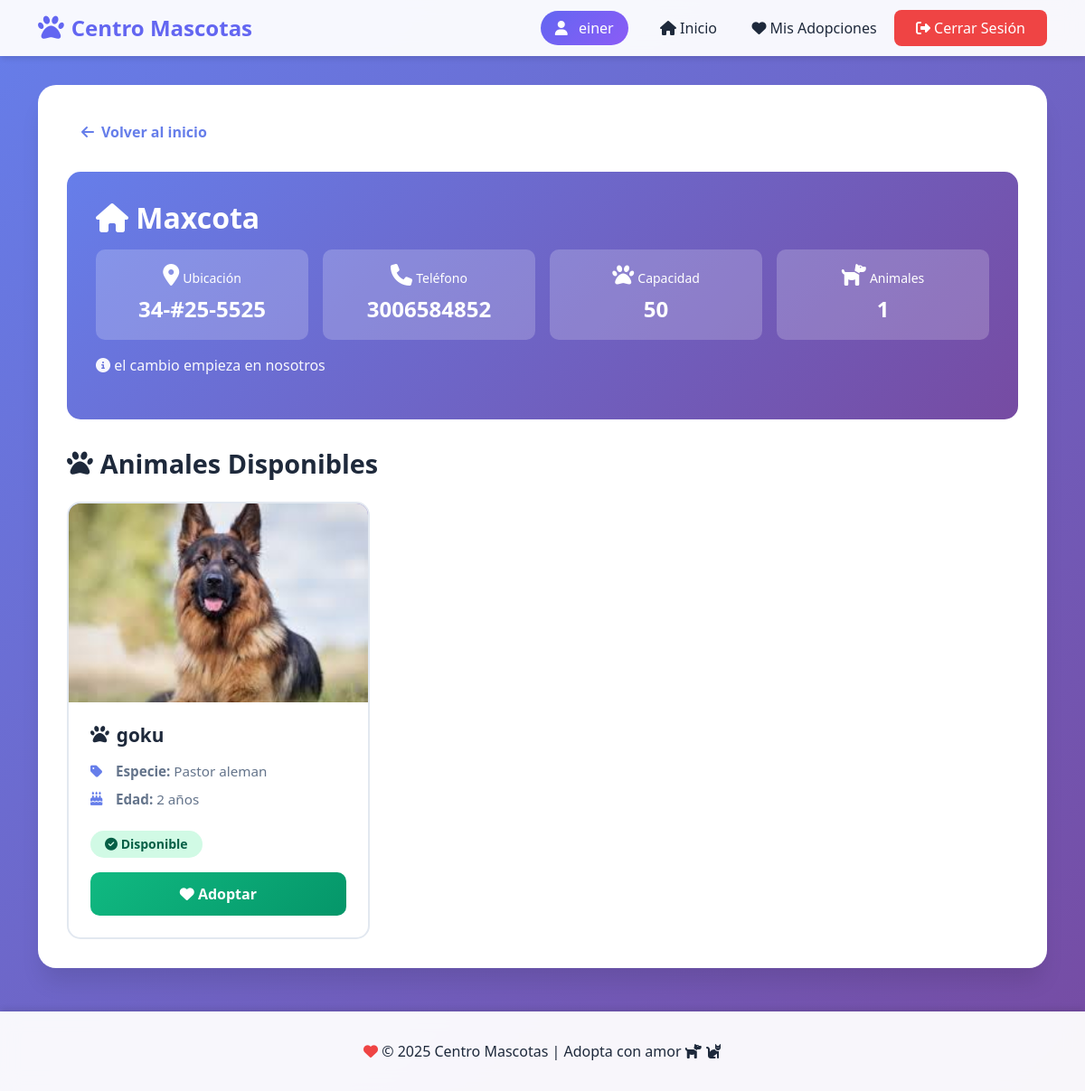
The page /fundacion/2/ (signed in) on the database its author committed.
### core/models.py (models this page shows, shortened)
class Usuario(AbstractUser):
    email = models.EmailField(unique=True)
    telefono = models.CharField(max_length=20, blank=True, null=True)
    direccion = models.CharField(max_length=100, blank=True, null=True)

class Fundacion(models.Model):
    nombre = models.CharField(max_length=100)
    direccion = models.CharField(max_length=200)
    telefono = models.CharField(max_length=20)
    email = models.EmailField(max_length=100)
    descripcion = models.TextField(blank=True, null=True)
    capacidad = models.IntegerField(default=0)

class Mascota(models.Model):
    nombre = models.CharField(max_length=100)
    especie = models.CharField(max_length=50)
    edad = models.IntegerField()
    foto = models.ImageField(upload_to='mascotas/', blank=True, null=True)
    disponible = models.BooleanField(default=True)
    fundacion = models.ForeignKey(Fundacion, on_delete=models.CASCADE)

### core/views.py (the view)
# urls.py: path('fundacion/<int:fundacion_id>/', views.fundacion_detalle, name='fundacion_detalle'),
@login_required
def fundacion_detalle(request, fundacion_id):
    fundacion = get_object_or_404(Fundacion, id=fundacion_id)
    mascotas = Mascota.objects.filter(fundacion=fundacion)
    context = {
        'fundacion': fundacion,
        'mascotas': mascotas,
        'usuario': request.user,
    }
    return render(request, 'core/fundacion_detalle.html', context)

### core/templates/core/fundacion_detalle.html (shortened to what this page needs)
{% extends 'base.html' %}
{% load static %}
{% block content %}
<a href="{% url 'inicio' %}" class="back-link">
    <i class="fas fa-arrow-left"></i> Volver al inicio
</a>
<div class="fundacion-header">
    <h1><i class="fas fa-home"></i> {{ fundacion.nombre }}</h1>
    <div class="fundacion-stats">
        <div class="stat-item">
            <i class="fas fa-map-marker-alt"></i>
            <small>Ubicación</small>
            <strong>{{ fundacion.direccion|truncatewords:3 }}</strong>
        </div>
        <div class="stat-item">
            <i class="fas fa-phone"></i>
            <small>Teléfono</small>
            <strong>{{ fundacion.telefono }}</strong>
        </div>
        <div class="stat-item">
            <i class="fas fa-paw"></i>
            <small>Capacidad</small>
            <strong>{{ fundacion.capacidad }}</strong>
        </div>
        <div class="stat-item">
            <i class="fas fa-dog"></i>
            <small>Animales</small>
            <strong>{{ mascotas.count }}</strong>
        </div>
    </div>
    {% if fundacion.descripcion %}
        <p style="margin-top: 1rem; opacity: 0.95;">
            <i class="fas fa-info-circle"></i> {{ fundacion.descripcion }}
        </p>
    {% endif %}
</div>
<h2 class="section-title">
    <i class="fas fa-paw"></i>
    Animales Disponibles
</h2>
{% if mascotas %}
    <div class="animales-grid">
        {% for mascota in mascotas %}
            <div class="animal-card">
                {% if mascota.foto %}
                    <img src="{{ mascota.foto.url }}" alt="{{ mascota.nombre }}" class="animal-image" onerror="this.onerror=null; this.style.display='none'; this.nextElementSibling.style.display='flex';">
                {% else %}
                    <div class="no-image">
                        <i class="fas fa-paw"></i>
                    </div>
                {% endif %}
                <div class="animal-info">
                    <h3>
                        {% if mascota.especie == 'Perro' %}
                            <i class="fas fa-dog"></i>
                        {% elif mascota.especie == 'Gato' %}
                            <i class="fas fa-cat"></i>
                        {% else %}
                            <i class="fas fa-paw"></i>
                        {% endif %}
                        {{ mascota.nombre }}
                    </h3>
                    <div class="animal-detail">
                        <i class="fas fa-tag"></i>
                        <span><strong>Especie:</strong> {{ mascota.especie }}</span>
                    </div>
                    <div class="animal-detail">
                        <i class="fas fa-birthday-cake"></i>
                        <span><strong>Edad:</strong> {{ mascota.edad }} año{% if mascota.edad != 1 %}s{% endif %}</span>
                    </div>
                    {% if mascota.disponible %}
                        <span class="badge badge-available">
                            <i class="fas fa-check-circle"></i> Disponible
                        </span>
                        <a href="{% url 'adoptar_mascota' mascota.id %}" class="btn-adopt">
                            <i class="fas fa-heart"></i> Adoptar
                        </a>
                    {% else %}
                        <span class="badge badge-adopted">
                            <i class="fas fa-times-circle"></i> Ya Adoptado
                        </span>
                    {% endif %}
                </div>
            </div>
        {% endfor %}
    </div>
{% else %}
    <div class="empty-state">
        <i class="fas fa-paw"></i>
        <p>Esta fundación aún no tiene animales registrados.</p>
    </div>
{% endif %}
{% endblock %}

### core/templates/base.html (shortened to what this page needs)
<!DOCTYPE html>
<html lang="es">
<head>
    <link rel="stylesheet" href="https://cdn.jsdelivr.net/npm/bootstrap@5.3.0/dist/css/bootstrap.min.css">
    <link rel="stylesheet" href="https://cdnjs.cloudflare.com/ajax/libs/font-awesome/6.4.0/css/all.min.css">
</head>
<body>
    <nav class="navbar navbar-expand-lg navbar-light">
        <div class="container">
            <a class="navbar-brand" href="{% if user.is_authenticated %}{% url 'inicio' %}{% else %}{% url 'index' %}{% endif %}">
                <i class="fas fa-paw"></i>
                Centro Mascotas
            </a>
            <div class="collapse navbar-collapse" id="navbarNav">
                <ul class="navbar-nav ms-auto align-items-center">
                    {% if user.is_authenticated %}
                        <li class="nav-item">
                            <span class="user-info">
                                <i class="fas fa-user"></i>
                                {{ user.username }}
                            </span>
                        </li>
                        <li class="nav-item">
                            <a class="nav-link" href="{% url 'inicio' %}">
                                <i class="fas fa-home"></i> Inicio
                            </a>
                        </li>
                        <li class="nav-item">
                            <a class="nav-link" href="{% url 'mis_adopciones' %}">
                                <i class="fas fa-heart"></i> Mis Adopciones
                            </a>
                        </li>
                        <li class="nav-item">
                            <a href="{% url 'logout_usuario' %}" class="btn btn-logout">
                                <i class="fas fa-sign-out-alt"></i> Cerrar Sesión
                            </a>
                        </li>
                    {% endif %}
                </ul>
            </div>
        </div>
    </nav>
    <main class="container">
        <div class="content-wrapper">
            {% block content %}
            {% endblock %}
        </div>
    </main>
    <footer class="text-center">
        <div class="container">
            <p>
                <i class="fas fa-heart" style="color: #ef4444;"></i>
                © 2025 Centro Mascotas | Adopta con amor
                <i class="fas fa-dog"></i>
                <i class="fas fa-cat"></i>
            </p>
        </div>
    </footer>
</body>
</html>

### core/templates/base.html (style rules this page uses)
:root { --primary-color: #6366f1; --secondary-color: #8b5cf6; --success-color: #10b981; --danger-color: #ef4444; --dark: #1e293b; --light: #f8fafc; }
body { background: linear-gradient(135deg, #667eea 0%, #764ba2 100%); min-height: 100vh; font-family: 'Segoe UI', Tahoma, Geneva, Verdana, sans-serif; }
.navbar { background: rgba(255, 255, 255, 0.95) !important; backdrop-filter: blur(10px); box-shadow: 0 4px 6px -1px rgba(0, 0, 0, 0.1); }
.navbar-brand { font-weight: bold; font-size: 1.5rem; color: var(--primary-color) !important; display: flex; align-items: center; gap: 0.5rem; }
.navbar-brand i { font-size: 1.8rem; }
.nav-link { color: var(--dark) !important; font-weight: 500; transition: all 0.3s; padding: 0.5rem 1rem !important; border-radius: 8px; margin: 0 0.2rem; }
.btn-logout { background: var(--danger-color); color: white; border: none; padding: 0.5rem 1.5rem; border-radius: 8px; font-weight: 500; transition: all 0.3s; }
.content-wrapper { background: white; border-radius: 20px; padding: 2rem; margin: 2rem auto; max-width: 1200px; box-shadow: 0 20px 25px -5px rgba(0, 0, 0, 0.1); }
footer { background: rgba(255, 255, 255, 0.95); backdrop-filter: blur(10px); margin-top: 3rem; padding: 2rem 0; box-shadow: 0 -4px 6px -1px rgba(0, 0, 0, 0.1); }
footer p { margin: 0; color: var(--dark); font-weight: 500; }
.user-info { background: linear-gradient(135deg, var(--primary-color), var(--secondary-color)); color: white; padding: 0.5rem 1rem; border-radius: 20px; font-weight: 500; margin-right: 1rem; }
.user-info i { margin-right: 0.5rem; }

### core/templates/core/fundacion_detalle.html (style rules this page uses)
.back-link { display: inline-flex; align-items: center; gap: 0.5rem; text-decoration: none; color: #667eea; font-weight: 600; margin-bottom: 1.5rem; padding: 0.5rem 1rem; border-radius: 8px; transition: all 0.3s; }
.fundacion-header { background: linear-gradient(135deg, #667eea 0%, #764ba2 100%); color: white; padding: 2rem; border-radius: 15px; margin-bottom: 2rem; }
.fundacion-header h1 { margin: 0 0 1rem 0; font-size: 2rem; font-weight: bold; }
.fundacion-stats { display: grid; grid-template-columns: repeat(auto-fit, minmax(150px, 1fr)); gap: 1rem; margin-top: 1rem; }
.stat-item { background: rgba(255, 255, 255, 0.2); padding: 1rem; border-radius: 10px; text-align: center; }
.stat-item i { font-size: 1.5rem; margin-bottom: 0.5rem; }
.stat-item strong { display: block; font-size: 1.5rem; }
.section-title { font-size: 1.8rem; font-weight: bold; color: #1e293b; margin: 2rem 0 1.5rem 0; display: flex; align-items: center; gap: 0.5rem; }
.animales-grid { display: grid; grid-template-columns: repeat(auto-fill, minmax(280px, 1fr)); gap: 1.5rem; }
.animal-card { background: white; border-radius: 15px; overflow: hidden; border: 2px solid #e2e8f0; transition: all 0.3s; }
.animal-image { width: 100%; height: 220px; object-fit: cover; background: linear-gradient(135deg, #667eea 0%, #764ba2 100%); }
.animal-info { padding: 1.5rem; }
.animal-info h3 { margin: 0 0 1rem 0; font-size: 1.3rem; font-weight: bold; color: #1e293b; display: flex; align-items: center; gap: 0.5rem; }
.animal-detail { display: flex; align-items: center; gap: 0.5rem; margin-bottom: 0.5rem; color: #64748b; font-size: 0.95rem; }
.animal-detail i { color: #667eea; width: 20px; }
.badge { display: inline-block; padding: 0.5rem 1rem; border-radius: 20px; font-size: 0.875rem; font-weight: 600; margin-top: 1rem; }
.badge-available { background: #d1fae5; color: #065f46; }
.btn-adopt { width: 100%; display: block; text-align: center; text-decoration: none; color: white; background: linear-gradient(135deg, #10b981 0%, #059669 100%); padding: 0.75rem; border-radius: 10px; font-weight: 600; margin-top: 1rem; transition: all 0.3s; }

### rows shown on the page
Usuario: username "einer"
Fundacion: nombre "Maxcota", direccion "34-#25-5525", telefono "3006584852", capacidad "50", descripcion "el cambio empieza en nosotros"
Mascota: foto (picture), nombre "goku", especie "Pastor aleman", edad "2", disponible True (drawn)

### other values the page prints
{{ mascotas.count }} "1"
